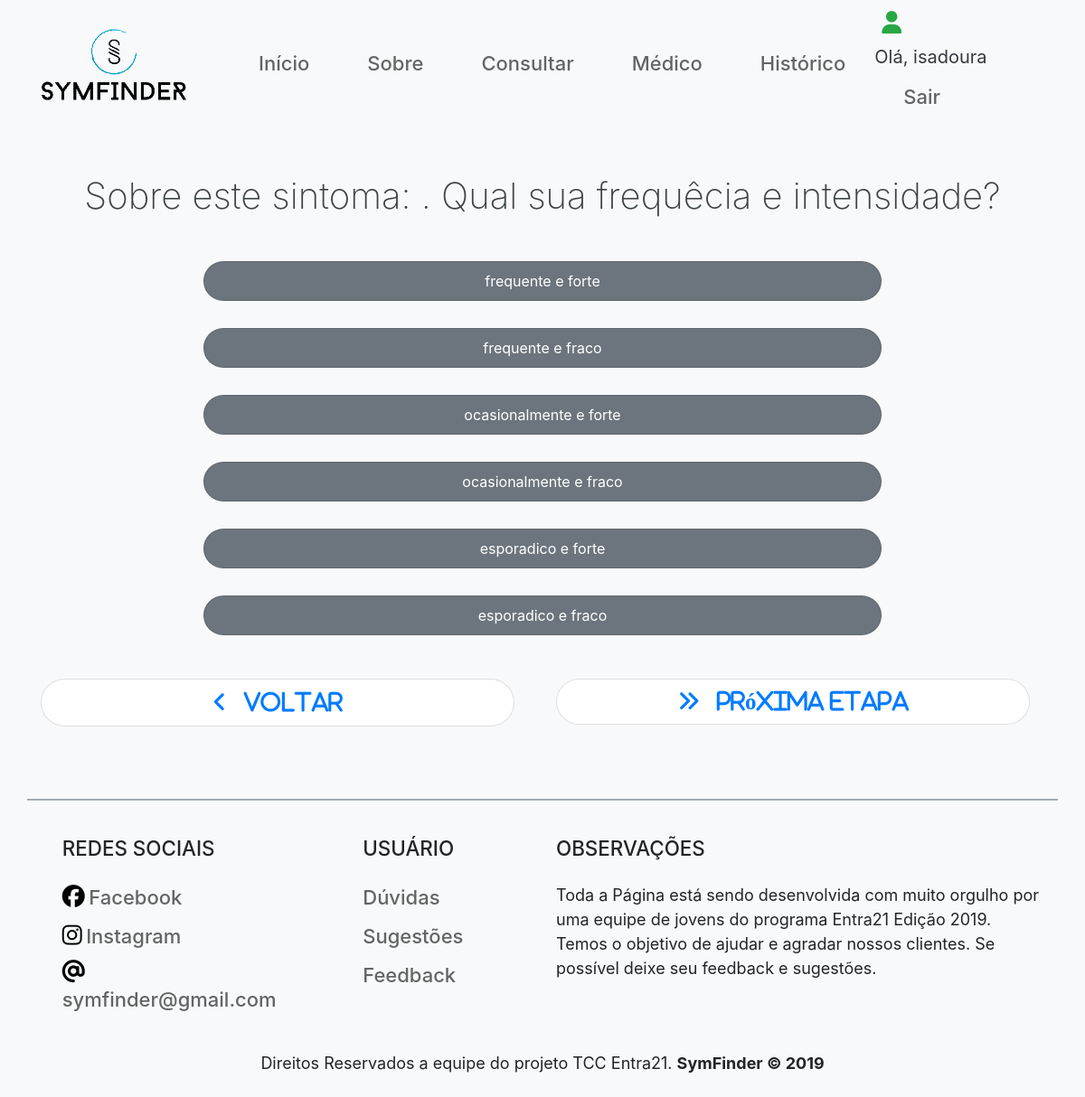
The page /etapa2.php?area=cabeca&step=1 (signed in) on the database its author committed.
### tables this page shows
CREATE TABLE `tb_respostas` (
  `id` int(11) NOT NULL,
  `frequencia` varchar(20) DEFAULT NULL,
  `nivel` varchar(100) DEFAULT NULL,
  `peso` int(11) DEFAULT NULL
);

### backend/etapa2_backend.php (called while the page is built, shortened)
<?php
	require_once('include/conexao.php');
	if (isset($_GET['area'])) {
		$area = $_GET['area'];
	} else {
		header('Location: erros.php');
	}
	if (isset($_GET['step'])) {
		$step = $_GET['step'];
	} else {
		$step = 1;
	}
	$new_arr = array();
	$sql = "SELECT * FROM tb_sintomas WHERE id = '".$new_arr[$step-1]."'";
	$querySintomas = mysqli_query($con, $sql);
	$resultado = mysqli_fetch_assoc($querySintomas);
	if ($step == 1) {
		$urlVoltar = "etapa1.php?area=".$area."&step=2";
	} else {
		$urlVoltar = "etapa2.php?area=".$area."&step=". ($step - 1);
	}
	$sql = "SELECT * FROM tb_respostas";
	$queryResp = mysqli_query($con, $sql);
	$contador = count($_SESSION['opcao_selec']);
?>

### etapa2.php (the view, shortened to what this page needs)
<!DOCTYPE html>
<html>
<head>
	<link rel="stylesheet" href="https://stackpath.bootstrapcdn.com/bootstrap/4.3.1/css/bootstrap.min.css">
	<link rel="stylesheet" type="text/css" href="media/css/etapa1.css">
	<link rel="stylesheet" type="text/css" href="media/css/media.css">
</head>
<body class="bg-light">
	<?php
		require_once('include/header.php');
		require_once('backend/etapa2_backend.php');
	?>
	<div class="container-fluid">
		<div class="container">
			<h2 class="text-center mb-5">Sobre este sintoma: <strong><?=$resultado['sintoma']?></strong>. Qual sua frequêcia e intensidade?</h2>
			<?php while ($resultResp = mysqli_fetch_array($queryResp)) { ?>
				<div class="card carddd bg-secondary divCheck <?=($_SESSION['resp_selec'][$resultado['id']]==$resultResp['id']) ? "bg-success" : '' ?>">
					<label for="radio<?=$resultResp['id']?>" class="text-center text-white p-1 label_radio" id="radio" data-id-resposta="<?=$resultResp['id']?>" data-id-sintoma="<?=$resultado['id']?>"><?=$resultResp['frequencia']?> e <?=$resultResp['nivel']?></label>
				</div>
			<?php } ?>
			<div class="row mb-5 mt-5">
				<div class="col-lg-6 col-sm">
					<a  class="navbar-brand card" href="<?=$urlVoltar?>" style="border-radius: 100px;">
						<i class="fas fa-angle-left nav-link text-center"
						data-whatever="@fat">   voltar</i>
					</a>
				</div>
				<?php if ($step < $contador) { ?>
					<div class="col-lg-6 col-sm">
						<a  class="navbar-brand card p-1" href="?area=<?=$area?>&step=<?=($step+1)?>" style=" border-radius: 100px;">
							<i class="fas fa-angle-double-right nav-link text-center"
							data-whatever="@fat">   próxima etapa</i>
						</a>
					</div>
				<?php } else { ?>
					<div class="col-lg-6 col-sm">
						<a  class="navbar-brand card p-1" href="etapa3.php?area=<?=$area?>" style=" border-radius: 100px;">
							<i class="fas fa-angle-double-right nav-link text-center"
							data-whatever="@fat">   próxima etapa</i>
						</a>
					</div>
				<?php } ?>
			</div>
		</div>
	</div>
	<?php require_once('include/footer.php'); ?>
</body>
</html>

### media/css/etapa1.css (style rules this page uses)
.label_radio { padding: 25px; }
.carddd { padding: 5px; margin-bottom: 15px !important; margin-top: 30px !important; margin: 280px; border-radius: 30px; }
label { margin-bottom: .0rem; }
h2 { font-size: 40px !important; color: rgb(59, 67, 69) !important; font-weight: 200 !important; margin-top: 50px !important; text-align: center !important; }

### media/css/media.css (style rules this page uses)
@media (min-width: 992px) and (max-width: 1200px) { .carddd { margin: 180px; } }

### media/css/header.css (style rules this page uses)
i { font-size: 25px !important; }

### rows shown on the page
tb_respostas: frequencia "frequente", nivel "forte"
tb_respostas: frequencia "frequente", nivel "fraco"
tb_respostas: frequencia "ocasionalmente", nivel "forte"
tb_respostas: frequencia "ocasionalmente", nivel "fraco"
tb_respostas: frequencia "esporadico", nivel "forte"
tb_respostas: frequencia "esporadico", nivel "fraco"

### other values the page prints
$_SESSION['nome_usuario'] "isadoura"
